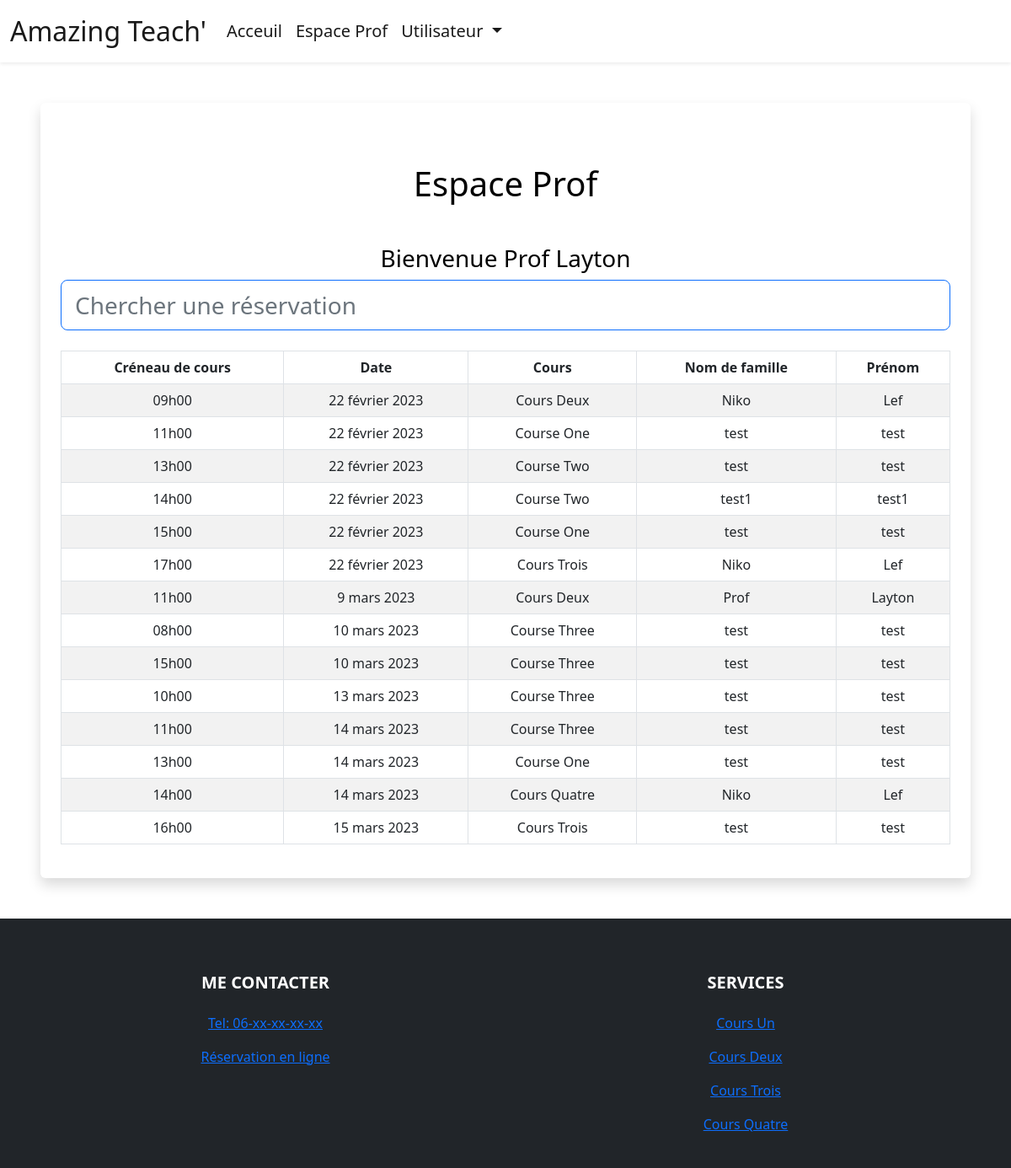
Before: /staff-panel (signed in) with the older database file.
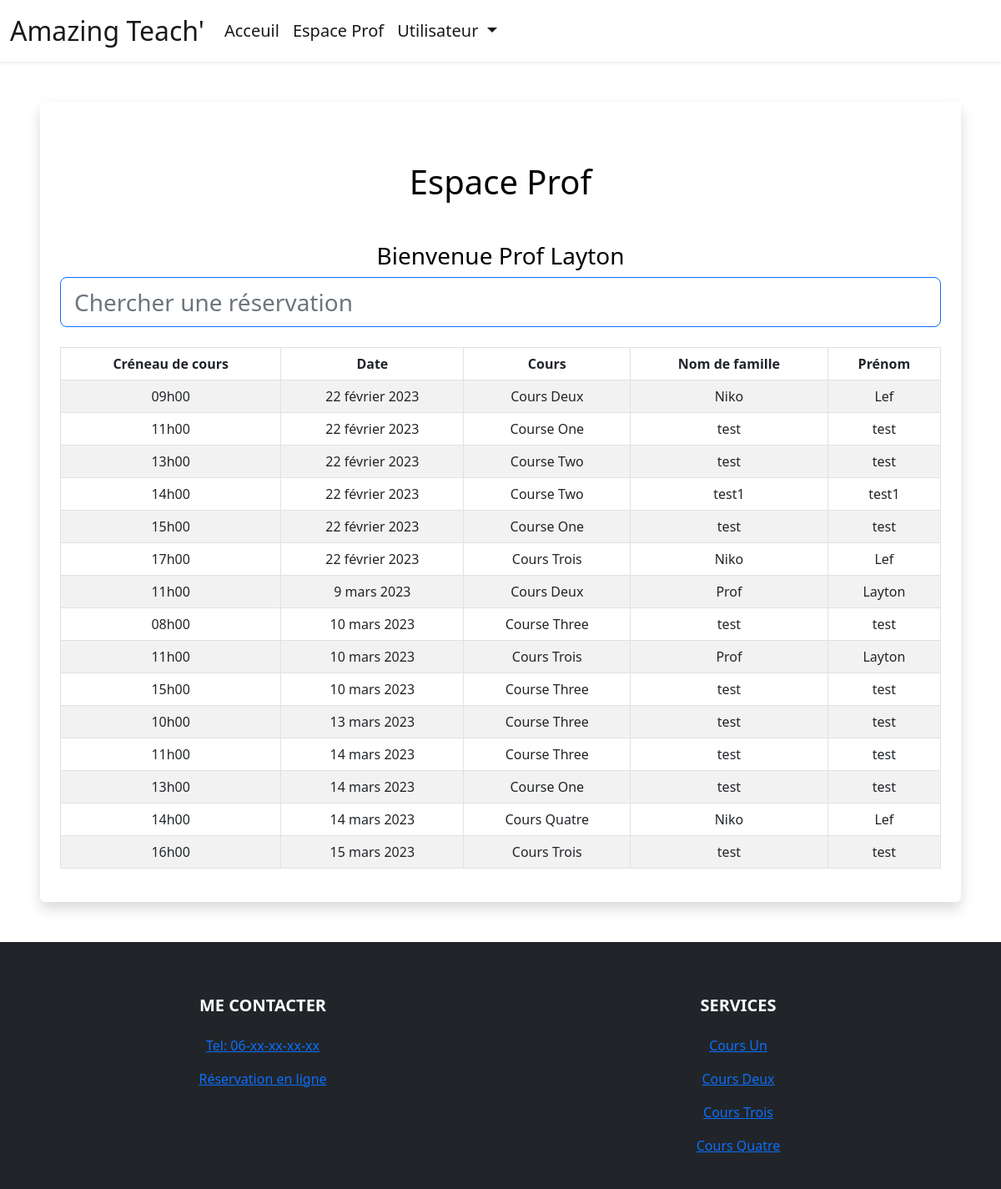
After: the same page with the newer database file.
### booking/models.py (models this page shows, shortened)
class Appointment(models.Model):
    user = models.ForeignKey(
        User, on_delete=models.CASCADE, null=True, blank=True)
    service = models.CharField(
        max_length=50, choices=COURSE_CHOICES, default="Cours Un")
    day = models.DateField(default=datetime.now)
    time = models.CharField(
        max_length=10, choices=TIME_CHOICES, default="08h00")
    time_ordered = models.DateTimeField(default=datetime.now, blank=True)

### booking/views.py (the view)
# urls.py: path('staff-panel', views.staffPanel, name='staffPanel'),
def staffPanel(request):
    today = datetime.today()
    minDate = today.strftime('%Y-%m-%d')
    deltatime = today + timedelta(days=21)
    strdeltatime = deltatime.strftime('%Y-%m-%d')
    maxDate = strdeltatime
    items = Appointment.objects.filter(
        day__range=[minDate, maxDate]).order_by('day', 'time')
    return render(request, 'staffPanel.html', {
        'items': items,
    })

### booking/templates/staffPanel.html (shortened to what this page needs)
{% extends 'layout.html' %}
{% load static %}
{% block body %}
{% if user.username == 'staffLayton' %}
{% if user.is_authenticated %}
<div class="shadow p-4 mb-5 bg-body bg-body rounded text-black  m-5 ">
    <h1 class="text-center mt-5 mb-5">Espace Prof</h1>
    <h3 class="text-center">Bienvenue {{user.first_name}} {{user.last_name}}</h3>
    <input class="form-control form-control-lg fs-3 border border-primary" id="myInput" type="text" placeholder="Chercher une réservation">
    <br>
    <div class="table-responsive">
      <table class="table table-bordered table-striped table-hover mx-auto">
          <thead>
            <tr>
              <th class="text-center" scope="col">Créneau de cours</th>
              <th class="text-center" scope="col">Date</th>
              <th class="text-center" scope="col">Cours</th>
              <th class="text-center" scope="col">Nom de famille</th>
              <th class="text-center" scope="col">Prénom</th>
            </tr>
          </thead>
          <tbody id="myTable">
              {% for item in items %}
            <tr>
              <td class="text-center">{{item.time}}</td>
              <td class="text-center">{{item.day}}</td>
              <td class="text-center">{{item.service}}</td>
              <td class="text-center">{{item.user.first_name}}</td>
              <td class="text-center">{{item.user.last_name}}</td>
            </tr>
              {% endfor %}
          </tbody>
        </table>
      </div>
</div>
{% else %}
<div class="shadow p-4 mb-5 bg-body bg-body rounded text-black  m-5">
  <h1 class="p-2  me-3">S'inscrire</h1>
  <a href="{% url 'login' %}" class="btn btn-primary text-white">Connexion</a>
</div>
{% endif %}
{% endif %}
{% endblock %}

Changed rows visible on the page:
added Appointment: time "11h00", day "10 mars 2023", service "Cours Trois", user.first_name "Prof", user.last_name "Layton"
